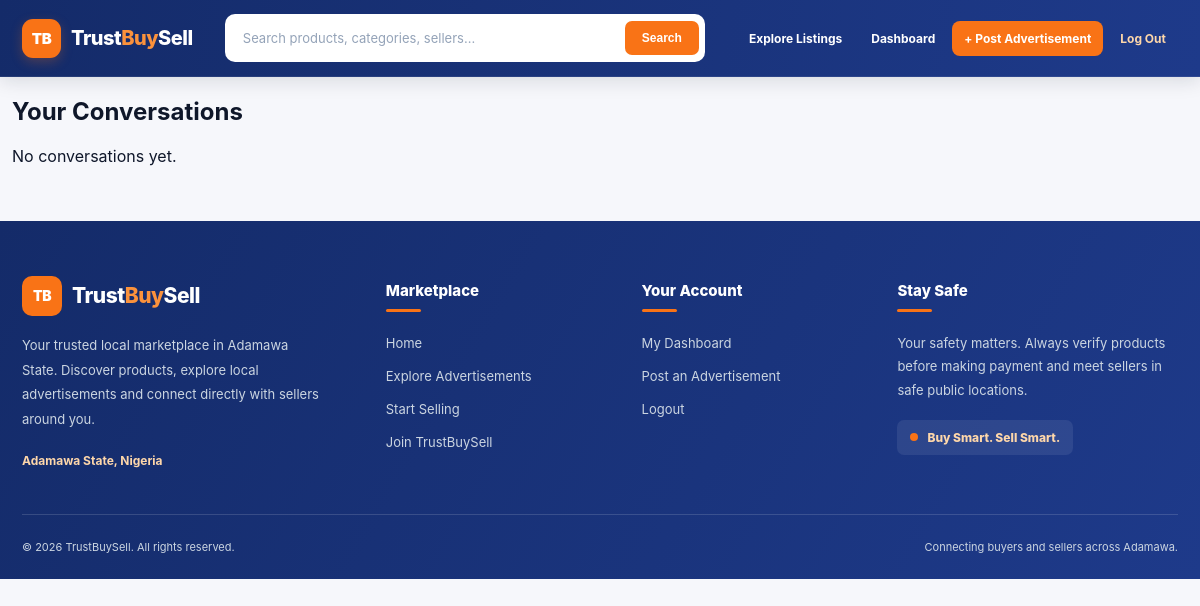
The app's page /chat-list/ (signed in), older data.
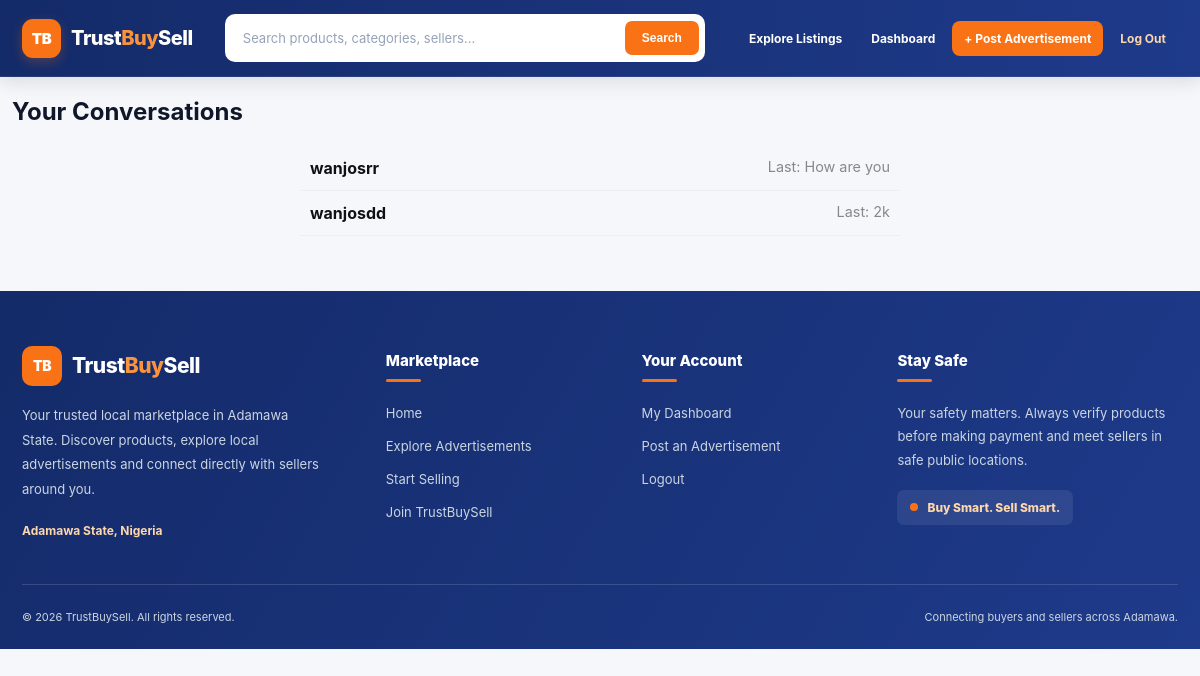
The same page, newer data.
### chat/models.py (models this page shows, shortened)
class Chat(models.Model):
    participants = models.ManyToManyField(User, related_name='chats')
    created_at = models.DateTimeField(auto_now_add=True)
    updated_at = models.DateTimeField(auto_now=True)
    def last_message(self):
        return self.messages.order_by('-timestamp').first()
    def other_user(self, current_user):
        return self.participants.exclude(id=current_user.id).first()

class Message(models.Model):
    chat = models.ForeignKey(Chat, on_delete=models.CASCADE, related_name='messages')
    sender = models.ForeignKey(User, on_delete=models.CASCADE, related_name='sent_messages')
    content = models.TextField()
    timestamp = models.DateTimeField(auto_now_add=True)
    is_read = models.BooleanField(default=False)
    class Meta:
        ordering = ['timestamp']

### user/models.py (models this page shows, shortened)
class User(AbstractUser):
    is_seller = models.BooleanField(default=False, null=True)
    is_buyer = models.BooleanField(default=True, null=True)
    phone_number = models.CharField(max_length=15, null=True)

### chat/views.py (the view)
# urls.py: path('chat-list/', views.chat_list_view, name='chat_list'),
@login_required
def chat_list_view(request):
    chats = Chat.objects.filter(participants=request.user).order_by('-updated_at')
    for chat in chats:
        chat.other_user_obj = chat.other_user(request.user)
    return render(request, 'chat/chat_list.html', {'chats': chats})

### templates/chat/chat_list.html (shortened to what this page needs)
{% extends "base.html" %}
{% block content %}
<main class="section">
  <h2>Your Conversations</h2>
  {% if chats %}
    <ul class="chat-list">
      {% for chat in chats %}
        <li>
          <a href="{% url 'chat_detail' chat.id %}">
            <strong>{{ chat.other_user_obj.username }}</strong>
            {% if chat.last_message %}
            <span class="muted">Last: {{ chat.last_message.content|truncatechars:40 }}</span>
            {% endif %}
          </a>
        </li>
      {% endfor %}
    </ul>
  {% else %}
    <p>No conversations yet.</p>
  {% endif %}
</main>
{% endblock %}

### templates/base.html (shortened to what this page needs)
{% load static %}
<!DOCTYPE html>
<html lang="en">
<head>
    {% block header %}
    {% include "header.html"%}
    <link rel="stylesheet" href="{% static 'css/main.css' %}">
    {% endblock %}
</head>
<body>
    <main class="content">
        {% block content %}
        {% endblock %}
    </main>
    <footer>
        {% block footer %}
        {% include "footer.html"%}
        {% endblock %}
    </footer>
</body>
</html>

### templates/header.html (shortened to what this page needs)
{% load static %}
<link rel="stylesheet" href="{% static 'css/header.css' %}">
<header class="tbs-header">
  <div class="tbs-wrap">
    <div class="tbs-nav">
      <div class="tbs-brand">
        <a href="{% url 'index' %}">
          <span class="tbs-logo">TB</span>
          <span>Trust<span class="tbs-orange">Buy</span>Sell</span>
        </a>
      </div>
      <form class="tbs-searchbar" action="{% url 'search' %}" method="get">
        <input
          type="search"
          name="q"
          placeholder="Search products, categories, sellers..."
          value="{{ request.GET.q|default:'' }}"
          aria-label="Search marketplace"
        >
        <button type="submit">
          Search
        </button>
      </form>
      <nav id="navA" class="tbs-links" aria-label="Main navigation">
        <a href="{% url 'index' %}#recent-listings">
          Explore Listings
        </a>
        {% if user.is_authenticated %}
          <a href="{% url 'dashboard' %}">
            Dashboard
          </a>
          <a href="{% url 'add_product' %}" class="tbs-post-link">
            + Post Advertisement
          </a>
          <a href="{% url 'logout' %}" class="tbs-logout">
            Log Out
          </a>
        {% endif %}
      </nav>
    </div>
  </div>
</header>

### templates/footer.html (shortened to what this page needs)
{% load static %}
<link rel="stylesheet" href="{% static 'css/footer.css' %}">
<footer class="tbs-footer">
    <div class="tbs-footer-container">
        <div class="tbs-footer-grid">
            <div class="tbs-footer-brand">
                <a href="{% url 'index' %}" class="tbs-footer-logo">
                    <span class="tbs-footer-logo-icon">TB</span>
                    <span>Trust<span class="tbs-footer-orange">Buy</span>Sell</span>
                </a>
                <p>
                    Your trusted local marketplace in Adamawa State.
                    Discover products, explore local advertisements
                    and connect directly with sellers around you.
                </p>
                <span class="tbs-footer-location">
                    Adamawa State, Nigeria
                </span>
            </div>
            <div class="tbs-footer-column">
                <h3>Marketplace</h3>
                <ul>
                    <li>
                        <a href="{% url 'index' %}">Home</a>
                    </li>
                    <li>
                        <a href="{% url 'index' %}#recent-listings">
                            Explore Advertisements
                        </a>
                    </li>
                    <li>
                        <a href="{% url 'register' %}">
                            Start Selling
                        </a>
                    </li>
                    <li>
                        <a href="{% url 'register' %}">
                            Join TrustBuySell
                        </a>
                    </li>
                </ul>
            </div>
            <div class="tbs-footer-column">
                <h3>Your Account</h3>
                <ul>
                    {% if user.is_authenticated %}
                        <li>
                            <a href="{% url 'dashboard' %}">
                                My Dashboard
                            </a>
                        </li>
                        <li>
                            <a href="{% url 'add_product' %}">
                                Post an Advertisement
                            </a>
                        </li>
                        <li>
                            <a href="{% url 'logout' %}">
                                Logout
                            </a>
                        </li>
                    {% endif %}
                </ul>
            </div>
            <div class="tbs-footer-column tbs-footer-safety">
                <h3>Stay Safe</h3>
                <p>
                    Your safety matters. Always verify products
                    before making payment and meet sellers in
                    safe public locations.
                </p>
                <div class="tbs-safety-note">
                    <span class="tbs-safety-dot"></span>
                    Buy Smart. Sell Smart.
                </div>
            </div>
        </div>
        <div class="tbs-footer-bottom">
            <p>
                &copy; {% now "Y" %} TrustBuySell.
                All rights reserved.
            </p>
            <p>
                Connecting buyers and sellers across Adamawa.
            </p>
        </div>
    </div>
</footer>

### static/css/header.css (style rules this page uses)
:root { --tbs-primary: #1e3a8a; --tbs-primary-dark: #142b69; --tbs-accent: #f97316; --tbs-white: #ffffff; --tbs-muted: #64748b; --tbs-border: #e2e8f0; }
.tbs-header { position: sticky; top: 0; z-index: 1000; width: 100%; background: linear-gradient(100deg, var(--tbs-primary-dark), var(--tbs-primary)); color: white; box-shadow: 0 4px 18px rgba(15, 23, 42, .13); }
.tbs-wrap { max-width: 1300px; margin: auto; padding: 0 22px; }
.tbs-nav { min-height: 76px; display: flex; align-items: center; justify-content: space-between; gap: 22px; }
.tbs-brand { flex-shrink: 0; }
.tbs-brand a { display: flex; align-items: center; gap: 10px; color: white; text-decoration: none; font-size: 20px; font-weight: 850; letter-spacing: -.5px; }
.tbs-logo { width: 39px; height: 39px; display: grid; place-items: center; background: var(--tbs-accent); color: white; border-radius: 11px; font-size: 15px; font-weight: 900; box-shadow: 0 4px 12px rgba(249, 115, 22, .25); }
.tbs-orange { color: #fb923c; }
.tbs-searchbar { display: flex; align-items: center; background: white; border-radius: 10px; padding: 5px; flex: 1; max-width: 480px; min-width: 160px; border: 1px solid rgba(255,255,255,.2); transition: .2s ease; }
.tbs-searchbar input { flex: 1; min-width: 0; width: 100%; padding: 10px 12px; border: none; outline: none; background: transparent; color: #1e293b; font-family: inherit; font-size: 13px; }
.tbs-searchbar input::placeholder { color: #94a3b8; }
.tbs-searchbar button { border: none; border-radius: 7px; padding: 10px 17px; background: var(--tbs-accent); color: white; font-size: 12px; font-weight: 800; cursor: pointer; transition: .2s ease; }
.tbs-links { display: flex; align-items: center; justify-content: flex-end; gap: 5px; flex-shrink: 0; }
.tbs-links a { display: inline-flex; align-items: center; justify-content: center; padding: 10px 12px; border-radius: 8px; color: white; text-decoration: none; font-size: 12px; font-weight: 700; white-space: nowrap; transition: .2s ease; }
.tbs-links .tbs-post-link, .tbs-links .tbs-register { background: var(--tbs-accent); color: white; }
.tbs-links .tbs-logout { color: #fed7aa; }

### static/css/main.css (style rules this page uses)
:root { --primary: #1e293b; --accent: #f97316; --fg: #0f172a; --muted: #64748b; --bg: #f6f7fb; --card: #ffffff; --ring: rgba(2, 6, 23, .08); --radius: 14px; --gap: 14px; }
* { box-sizing: border-box }
html, body { margin: 0; padding: 0 }
body { font-family: Inter, system-ui, -apple-system, Segoe UI, Roboto, Arial, sans-serif; color: var(--fg); background: var(--bg); -webkit-font-smoothing: antialiased }
a { color: inherit; text-decoration: none }
header { position: sticky; top: 0; z-index: 1000; background: linear-gradient(90deg, #0b3a74, #0a2d59); color: #fff; border-bottom: 1px solid rgba(255, 255, 255, .08) }
.section { max-width: 1200px; margin: 16px auto; padding: 0 12px }
.muted { color: var(--muted) }

### templates/chat/chat_list.html (style rules this page uses)
.chat-list { list-style: none; padding: 0; max-width: 600px; margin: auto; }
.chat-list li { border-bottom: 1px solid #eee; padding: 12px 10px; }
.chat-list li a { text-decoration: none; display: flex; justify-content: space-between; color: #111; }
.muted { color: #888; font-size: 0.9rem; }

Row changes from the older to the newer data that the page shows:
added Chat: other_user_obj.username "wanjosrr", last_message.content "How are you"
added Chat: other_user_obj.username "wanjosdd", last_message.content "2k"
Text that changed along with them:
text no longer shown: "No conversations yet."
